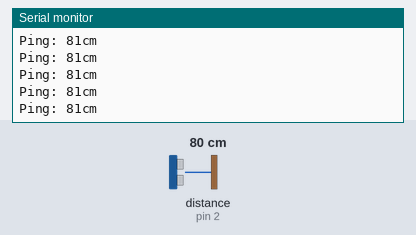
This sketch was run on a simulated Arduino Uno, built with avr-gcc and run on an emulated ATmega328P. On the bench: the last lines printed to the serial monitor. Inputs (shaded band) come from the test bench; at power-on: distance to the obstacle (sensor on pin 2) 80 cm. The echo pulse lasts 58.3 µs per cm.

Above: at 1.2 s.
1.3 s: distance to the obstacle (sensor on pin 2) set to 60 cm
At 1.6 s:
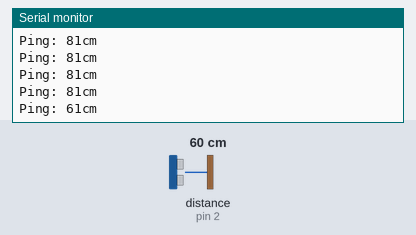
4.3 s: distance to the obstacle (sensor on pin 2) set to 2 cm
At 4.46 s:
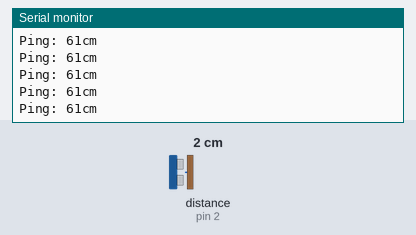
Timing chart, 0 to 7.3 s (numbered marks = the images above; inputs shaded):
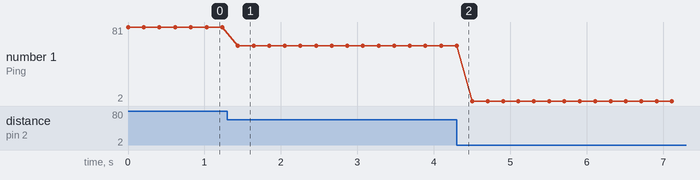

Measured:
- after the input at 1.3 s, the serial monitor: prints a new line after 0.14 s (image 1)
- plotted number 1: 81 → 61 after the input at 1.3 s, 61 → 2 after the input at 4.3 s

The sketch:

Untrasonic.ino
```cpp
#include <NewPing.h>
//#include <Servo.h>

// define pins and other constants

const int trigPin = 11;
const int echoPin = 2;
const int max_distance = 300;

// variables to use later on
int dist;

// create instances of servo and ping class
//Servo Servo1;
//Servo Servo2;
NewPing sonar(trigPin, echoPin, max_distance);

void setup()
{
  pinMode(trigPin, OUTPUT); // Sets the trigPin as an Output
  pinMode(echoPin, INPUT); // Sets the echoPin as an Input
  Serial.begin(9600); // Starts the serial communication
//  Servo1.attach(servo1Pin);   // connect servo to pin 3
//  Servo2.attach(servo2Pin);   // connect servo to pin 4
}

void loop()
{
  Serial.print("Ping: ");
  dist = sonar.ping_cm();
  Serial.print(dist);
  Serial.println("cm");
  delay(200);
  /*
  Servo1.write(0);
  delay(500);  //wait 0.5 seconds
  Servo1.write(30);
  delay(500);  //wait 0.5 seconds
  Servo1.write(-30);
  delay(500);  //wait 0.5 seconds
  Servo2.write(90);
  delay(5000);  //wait 0.5 seconds
  Servo2.write(100);
  delay(2000);  //wait 0.5 seconds
  //Servo2.write(150);
  //delay(2000);  //wait 0.5 seconds
  */
}
```
